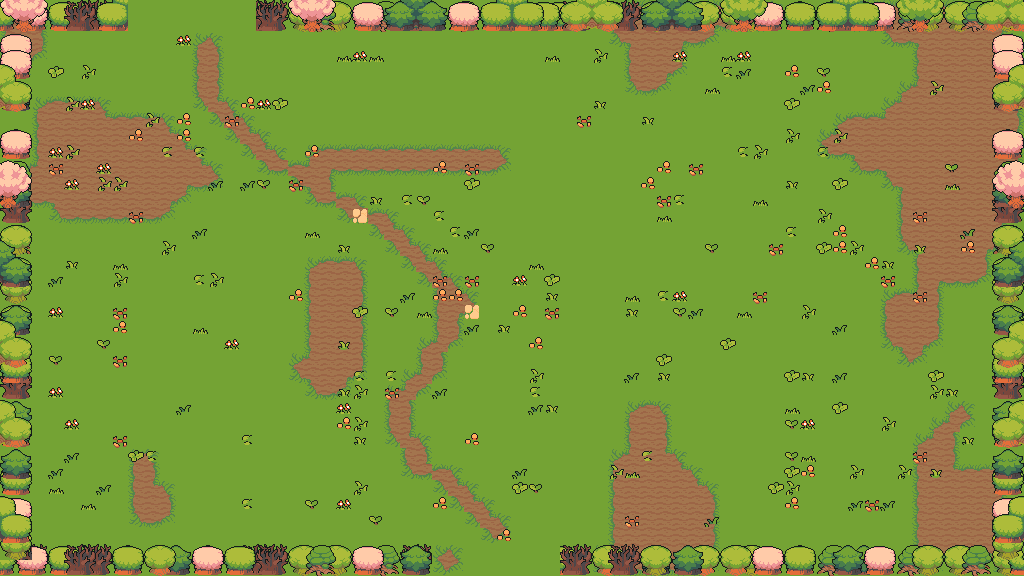

Below is a game level as drawn by its tile map, then a one-line description and the .tmx that defines it (tile-layer data replaced by summaries):
An orthogonal 64x36 tile map with 16x16 px tiles, 7 tile layers (floor, ground, path, decor, ...), 6 tilesets and 37 objects (22x prop, 8x obstacle, 4x spawn, 2x door, playerStart).

<map version="1.10" tiledversion="1.11.0" orientation="orthogonal" renderorder="right-down" width="64" height="36" tilewidth="16" tileheight="16" infinite="0" nextlayerid="9" nextobjectid="38">
 <properties>
    <property name="chapter" type="int" value="1" />
    <property name="room" type="int" value="12" />
    <property name="isBossRoom" type="bool" value="false" />
 </properties>
 <tileset firstgid="1" source="field.tsx" />
 <tileset firstgid="76" source="nature.tsx" />
 <tileset firstgid="580" source="relief.tsx" />
 <tileset firstgid="820" source="element.tsx" />
 <tileset firstgid="1060" source="floordetail.tsx" />
 <tileset firstgid="1140" source="tilefloor.tsx" />
 <layer id="1" name="floor" width="64" height="36">
  <data>[2304 cells, 2304 non-empty, 1 distinct tile ids]</data>
 </layer>
 <layer id="2" name="ground" width="64" height="36">
  <data>[2304 cells, 484 non-empty, 13 distinct tile ids]</data>
 </layer>
 <layer id="3" name="path" width="64" height="36">
  <data>[2304 cells, 115 non-empty, 12 distinct tile ids]</data>
 </layer>
 <layer id="4" name="decor" width="64" height="36">
  <data>[2304 cells, 212 non-empty, 11 distinct tile ids]</data>
 </layer>
 <layer id="5" name="border-back" width="64" height="36">
  <data>[2304 cells, 274 non-empty, 28 distinct tile ids]</data>
 </layer>
 <layer id="6" name="border-mid" width="64" height="36">
  <data>[2304 cells, 267 non-empty, 28 distinct tile ids]</data>
 </layer>
 <layer id="7" name="border-front" width="64" height="36">
  <data>[2304 cells, 146 non-empty, 51 distinct tile ids]</data>
 </layer>
 <objectgroup id="8" name="objects">
  <object id="1" name="playerStart" x="496" y="352"><point /></object>
  <object id="2" name="spawn" x="376" y="408">
   <properties>
    <property name="role" value="chaser" />
    <property name="wave" type="int" value="1" />
    <property name="elite" type="bool" value="false" />
   </properties>
  <point /></object>
  <object id="3" name="spawn" x="560" y="464">
   <properties>
    <property name="role" value="chaser" />
    <property name="wave" type="int" value="1" />
    <property name="elite" type="bool" value="false" />
   </properties>
  <point /></object>
  <object id="4" name="spawn" x="560" y="168">
   <properties>
    <property name="role" value="caster" />
    <property name="wave" type="int" value="1" />
    <property name="elite" type="bool" value="false" />
   </properties>
  <point /></object>
  <object id="5" name="spawn" x="392" y="248">
   <properties>
    <property name="role" value="sniper" />
    <property name="wave" type="int" value="1" />
    <property name="elite" type="bool" value="false" />
   </properties>
  <point /></object>
  <object id="6" name="door" x="496" y="568"><point /></object>
  <object id="7" name="door" x="200" y="8"><point /></object>
  <object id="8" name="obstacle" x="0" y="544" width="432" height="32">
   <properties>
    <property name="kind" value="edge" />
   </properties>
  </object>
  <object id="9" name="obstacle" x="560" y="544" width="464" height="32">
   <properties>
    <property name="kind" value="edge" />
   </properties>
  </object>
  <object id="10" name="obstacle" x="0" y="0" width="128" height="32">
   <properties>
    <property name="kind" value="edge" />
   </properties>
  </object>
  <object id="11" name="obstacle" x="256" y="0" width="768" height="32">
   <properties>
    <property name="kind" value="edge" />
   </properties>
  </object>
  <object id="12" name="obstacle" x="0" y="32" width="32" height="512">
   <properties>
    <property name="kind" value="edge" />
   </properties>
  </object>
  <object id="13" name="obstacle" x="992" y="32" width="32" height="512">
   <properties>
    <property name="kind" value="edge" />
   </properties>
  </object>
  <object id="14" name="obstacle" x="880" y="192" width="16" height="16">
   <properties>
    <property name="kind" value="pillar" />
   </properties>
  </object>
  <object id="15" name="obstacle" x="592" y="368" width="16" height="48">
   <properties>
    <property name="kind" value="wall" />
   </properties>
  </object>
  <object id="16" name="prop" x="304" y="80" width="64" height="48">
   <properties>
    <property name="key" value="house-orange" />
   </properties>
  </object>
  <object id="17" name="prop" x="384" y="80" width="48" height="40">
   <properties>
    <property name="key" value="hut" />
   </properties>
  </object>
  <object id="18" name="prop" x="448" y="80" width="64" height="48">
   <properties>
    <property name="key" value="house-beige" />
   </properties>
  </object>
  <object id="19" name="prop" x="240" y="64" width="16" height="16">
   <properties>
    <property name="key" value="stump" />
   </properties>
  </object>
  <object id="20" name="prop" x="480" y="64" width="32" height="16">
   <properties>
    <property name="key" value="logs" />
   </properties>
  </object>
  <object id="21" name="prop" x="544" y="96" width="16" height="16">
   <properties>
    <property name="key" value="rock-small" />
   </properties>
  </object>
  <object id="22" name="prop" x="416" y="64" width="16" height="16">
   <properties>
    <property name="key" value="crate" />
   </properties>
  </object>
  <object id="23" name="prop" x="584" y="200" width="32" height="32">
   <properties>
    <property name="key" value="tree-pink" />
   </properties>
  </object>
  <object id="24" name="prop" x="864" y="192" width="16" height="16">
   <properties>
    <property name="key" value="grass-tall" />
   </properties>
  </object>
  <object id="25" name="prop" x="672" y="80" width="16" height="16">
   <properties>
    <property name="key" value="flower-red" />
   </properties>
  </object>
  <object id="26" name="prop" x="976" y="192" width="16" height="16">
   <properties>
    <property name="key" value="grass-tall" />
   </properties>
  </object>
  <object id="27" name="prop" x="976" y="160" width="16" height="16">
   <properties>
    <property name="key" value="flower-clover" />
   </properties>
  </object>
  <object id="28" name="prop" x="167" y="488" width="32" height="32">
   <properties>
    <property name="key" value="tree-round" />
   </properties>
  </object>
  <object id="29" name="prop" x="272" y="416" width="16" height="16">
   <properties>
    <property name="key" value="flower-clover" />
   </properties>
  </object>
  <object id="30" name="prop" x="208" y="416" width="16" height="16">
   <properties>
    <property name="key" value="grass-tall" />
   </properties>
  </object>
  <object id="31" name="prop" x="320" y="448" width="16" height="16">
   <properties>
    <property name="key" value="bush-dark" />
   </properties>
  </object>
  <object id="32" name="prop" x="701" y="402" width="32" height="32">
   <properties>
    <property name="key" value="stump-big" />
   </properties>
  </object>
  <object id="33" name="prop" x="872" y="344" width="32" height="32">
   <properties>
    <property name="key" value="tree-dead" />
   </properties>
  </object>
  <object id="34" name="prop" x="688" y="352" width="16" height="16">
   <properties>
    <property name="key" value="bush-light" />
   </properties>
  </object>
  <object id="35" name="prop" x="672" y="496" width="16" height="16">
   <properties>
    <property name="key" value="flower-sun" />
   </properties>
  </object>
  <object id="36" name="prop" x="624" y="336" width="16" height="16">
   <properties>
    <property name="key" value="bush-green" />
   </properties>
  </object>
  <object id="37" name="prop" x="704" y="384" width="16" height="16">
   <properties>
    <property name="key" value="flower-clover" />
   </properties>
  </object>
 </objectgroup>
</map>
